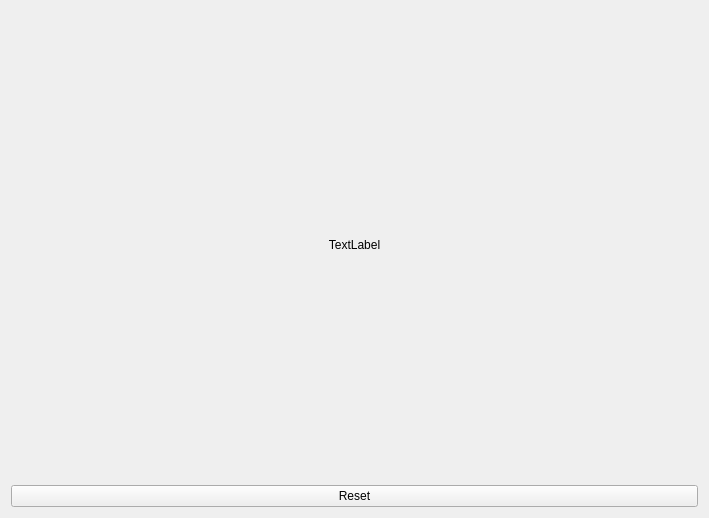
<?xml version="1.0" encoding="UTF-8"?>
<ui version="4.0">
 <class>MainWindow</class>
 <widget class="QWidget" name="MainWindow">
  <property name="geometry">
   <rect>
    <x>0</x>
    <y>0</y>
    <width>709</width>
    <height>518</height>
   </rect>
  </property>
  <property name="windowTitle">
   <string>NES_SIM</string>
  </property>
  <layout class="QVBoxLayout" name="verticalLayout_2">
   <item>
    <layout class="QVBoxLayout" name="verticalLayout" stretch="5,1">
     <item>
      <widget class="QLabel" name="labelOutput">
       <property name="text">
        <string>TextLabel</string>
       </property>
       <property name="alignment">
        <set>Qt::AlignCenter</set>
       </property>
      </widget>
     </item>
     <item>
      <layout class="QHBoxLayout" name="horizontalLayout">
       <item>
        <widget class="QPushButton" name="buttonReset">
         <property name="text">
          <string>Reset</string>
         </property>
        </widget>
       </item>
      </layout>
     </item>
    </layout>
   </item>
  </layout>
 </widget>
 <resources/>
 <connections/>
</ui>
